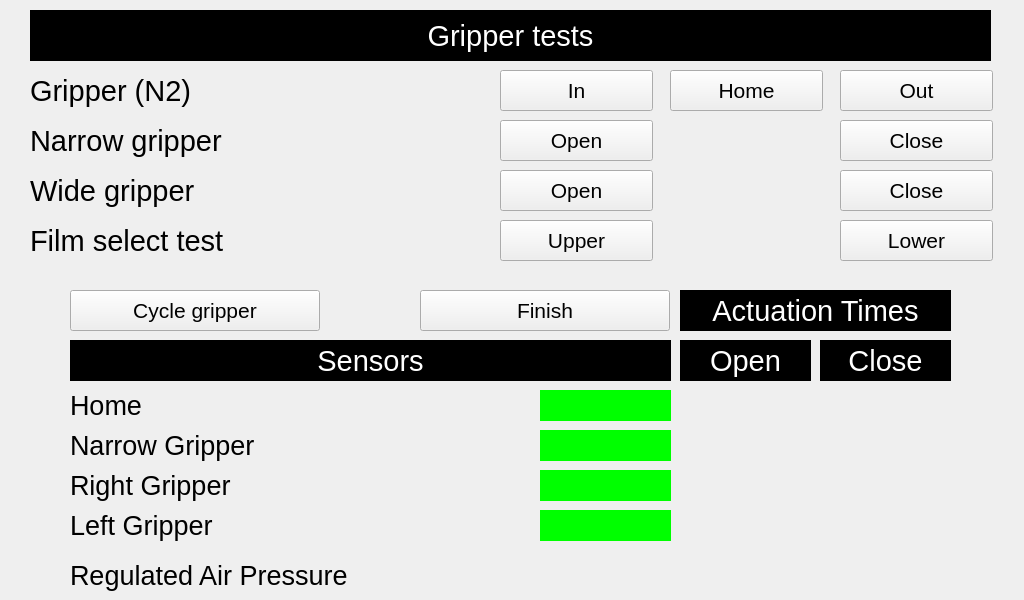
<?xml version="1.0" encoding="UTF-8"?>
<ui version="4.0">
 <class>serviceNewWrapperTestGripper</class>
 <widget class="QWidget" name="serviceNewWrapperTestGripper">
  <property name="geometry">
   <rect>
    <x>0</x>
    <y>0</y>
    <width>1024</width>
    <height>600</height>
   </rect>
  </property>
  <property name="font">
   <font>
    <pointsize>22</pointsize>
   </font>
  </property>
  <property name="windowTitle">
   <string>Form</string>
  </property>
  <widget class="QLabel" name="label">
   <property name="geometry">
    <rect>
     <x>30</x>
     <y>10</y>
     <width>961</width>
     <height>51</height>
    </rect>
   </property>
   <property name="font">
    <font>
     <pointsize>22</pointsize>
    </font>
   </property>
   <property name="styleSheet">
    <string notr="true">background-color: rgb(0, 0, 0);
color: rgb(255, 255, 255);</string>
   </property>
   <property name="text">
    <string>Gripper tests</string>
   </property>
   <property name="alignment">
    <set>Qt::AlignCenter</set>
   </property>
  </widget>
  <widget class="QLabel" name="lblPrimaryStation">
   <property name="geometry">
    <rect>
     <x>70</x>
     <y>340</y>
     <width>601</width>
     <height>41</height>
    </rect>
   </property>
   <property name="font">
    <font>
     <pointsize>22</pointsize>
    </font>
   </property>
   <property name="styleSheet">
    <string notr="true">background-color: rgb(0, 0, 0);
color: rgb(255, 255, 255);</string>
   </property>
   <property name="text">
    <string>Sensors</string>
   </property>
   <property name="alignment">
    <set>Qt::AlignCenter</set>
   </property>
  </widget>
  <widget class="QLabel" name="lblProductNumber_4">
   <property name="geometry">
    <rect>
     <x>70</x>
     <y>390</y>
     <width>411</width>
     <height>31</height>
    </rect>
   </property>
   <property name="font">
    <font>
     <pointsize>20</pointsize>
    </font>
   </property>
   <property name="text">
    <string>Home</string>
   </property>
   <property name="alignment">
    <set>Qt::AlignLeading|Qt::AlignLeft|Qt::AlignVCenter</set>
   </property>
  </widget>
  <widget class="QLabel" name="lblHomeSensor">
   <property name="geometry">
    <rect>
     <x>540</x>
     <y>390</y>
     <width>131</width>
     <height>31</height>
    </rect>
   </property>
   <property name="font">
    <font>
     <pointsize>15</pointsize>
    </font>
   </property>
   <property name="styleSheet">
    <string notr="true">background-color: rgb(0, 255, 0);
color: rgb(0, 0, 0);</string>
   </property>
   <property name="text">
    <string notr="true"/>
   </property>
   <property name="alignment">
    <set>Qt::AlignCenter</set>
   </property>
  </widget>
  <widget class="QLabel" name="lblProductNumber_2">
   <property name="geometry">
    <rect>
     <x>30</x>
     <y>70</y>
     <width>461</width>
     <height>41</height>
    </rect>
   </property>
   <property name="text">
    <string>Gripper (N2)</string>
   </property>
   <property name="alignment">
    <set>Qt::AlignLeading|Qt::AlignLeft|Qt::AlignVCenter</set>
   </property>
  </widget>
  <widget class="QLabel" name="lblProductNumber_3">
   <property name="geometry">
    <rect>
     <x>30</x>
     <y>120</y>
     <width>461</width>
     <height>41</height>
    </rect>
   </property>
   <property name="text">
    <string>Narrow gripper</string>
   </property>
   <property name="alignment">
    <set>Qt::AlignLeading|Qt::AlignLeft|Qt::AlignVCenter</set>
   </property>
  </widget>
  <widget class="QLabel" name="lblProductNumber_5">
   <property name="geometry">
    <rect>
     <x>30</x>
     <y>170</y>
     <width>461</width>
     <height>41</height>
    </rect>
   </property>
   <property name="text">
    <string>Wide gripper</string>
   </property>
   <property name="alignment">
    <set>Qt::AlignLeading|Qt::AlignLeft|Qt::AlignVCenter</set>
   </property>
  </widget>
  <widget class="QLabel" name="lblProductNumber_6">
   <property name="geometry">
    <rect>
     <x>30</x>
     <y>220</y>
     <width>461</width>
     <height>41</height>
    </rect>
   </property>
   <property name="text">
    <string>Film select test</string>
   </property>
   <property name="alignment">
    <set>Qt::AlignLeading|Qt::AlignLeft|Qt::AlignVCenter</set>
   </property>
  </widget>
  <widget class="QPushButton" name="btnGripperIn">
   <property name="geometry">
    <rect>
     <x>500</x>
     <y>70</y>
     <width>153</width>
     <height>41</height>
    </rect>
   </property>
   <property name="sizePolicy">
    <sizepolicy hsizetype="Fixed" vsizetype="Fixed">
     <horstretch>0</horstretch>
     <verstretch>0</verstretch>
    </sizepolicy>
   </property>
   <property name="minimumSize">
    <size>
     <width>153</width>
     <height>41</height>
    </size>
   </property>
   <property name="maximumSize">
    <size>
     <width>153</width>
     <height>41</height>
    </size>
   </property>
   <property name="font">
    <font>
     <pointsize>16</pointsize>
    </font>
   </property>
   <property name="text">
    <string>In</string>
   </property>
  </widget>
  <widget class="QPushButton" name="btnGripperHome">
   <property name="geometry">
    <rect>
     <x>670</x>
     <y>70</y>
     <width>153</width>
     <height>41</height>
    </rect>
   </property>
   <property name="sizePolicy">
    <sizepolicy hsizetype="Fixed" vsizetype="Fixed">
     <horstretch>0</horstretch>
     <verstretch>0</verstretch>
    </sizepolicy>
   </property>
   <property name="minimumSize">
    <size>
     <width>153</width>
     <height>41</height>
    </size>
   </property>
   <property name="maximumSize">
    <size>
     <width>153</width>
     <height>41</height>
    </size>
   </property>
   <property name="font">
    <font>
     <pointsize>16</pointsize>
    </font>
   </property>
   <property name="text">
    <string>Home</string>
   </property>
  </widget>
  <widget class="QPushButton" name="btnNarrowGripperOpen">
   <property name="geometry">
    <rect>
     <x>500</x>
     <y>120</y>
     <width>153</width>
     <height>41</height>
    </rect>
   </property>
   <property name="sizePolicy">
    <sizepolicy hsizetype="Fixed" vsizetype="Fixed">
     <horstretch>0</horstretch>
     <verstretch>0</verstretch>
    </sizepolicy>
   </property>
   <property name="minimumSize">
    <size>
     <width>153</width>
     <height>41</height>
    </size>
   </property>
   <property name="maximumSize">
    <size>
     <width>153</width>
     <height>41</height>
    </size>
   </property>
   <property name="font">
    <font>
     <pointsize>16</pointsize>
    </font>
   </property>
   <property name="text">
    <string>Open</string>
   </property>
  </widget>
  <widget class="QPushButton" name="btnWideGripperOpen">
   <property name="geometry">
    <rect>
     <x>500</x>
     <y>170</y>
     <width>153</width>
     <height>41</height>
    </rect>
   </property>
   <property name="sizePolicy">
    <sizepolicy hsizetype="Fixed" vsizetype="Fixed">
     <horstretch>0</horstretch>
     <verstretch>0</verstretch>
    </sizepolicy>
   </property>
   <property name="minimumSize">
    <size>
     <width>153</width>
     <height>41</height>
    </size>
   </property>
   <property name="maximumSize">
    <size>
     <width>153</width>
     <height>41</height>
    </size>
   </property>
   <property name="font">
    <font>
     <pointsize>16</pointsize>
    </font>
   </property>
   <property name="text">
    <string>Open</string>
   </property>
  </widget>
  <widget class="QPushButton" name="btnFilmSelectTestUpper">
   <property name="geometry">
    <rect>
     <x>500</x>
     <y>220</y>
     <width>153</width>
     <height>41</height>
    </rect>
   </property>
   <property name="sizePolicy">
    <sizepolicy hsizetype="Fixed" vsizetype="Fixed">
     <horstretch>0</horstretch>
     <verstretch>0</verstretch>
    </sizepolicy>
   </property>
   <property name="minimumSize">
    <size>
     <width>153</width>
     <height>41</height>
    </size>
   </property>
   <property name="maximumSize">
    <size>
     <width>153</width>
     <height>41</height>
    </size>
   </property>
   <property name="font">
    <font>
     <pointsize>16</pointsize>
    </font>
   </property>
   <property name="text">
    <string>Upper</string>
   </property>
  </widget>
  <widget class="QPushButton" name="btnFilmSelectTestLower">
   <property name="geometry">
    <rect>
     <x>840</x>
     <y>220</y>
     <width>153</width>
     <height>41</height>
    </rect>
   </property>
   <property name="sizePolicy">
    <sizepolicy hsizetype="Fixed" vsizetype="Fixed">
     <horstretch>0</horstretch>
     <verstretch>0</verstretch>
    </sizepolicy>
   </property>
   <property name="minimumSize">
    <size>
     <width>153</width>
     <height>41</height>
    </size>
   </property>
   <property name="maximumSize">
    <size>
     <width>153</width>
     <height>41</height>
    </size>
   </property>
   <property name="font">
    <font>
     <pointsize>16</pointsize>
    </font>
   </property>
   <property name="text">
    <string>Lower</string>
   </property>
  </widget>
  <widget class="QPushButton" name="btnNarrowGripperClose">
   <property name="geometry">
    <rect>
     <x>840</x>
     <y>120</y>
     <width>153</width>
     <height>41</height>
    </rect>
   </property>
   <property name="sizePolicy">
    <sizepolicy hsizetype="Fixed" vsizetype="Fixed">
     <horstretch>0</horstretch>
     <verstretch>0</verstretch>
    </sizepolicy>
   </property>
   <property name="minimumSize">
    <size>
     <width>153</width>
     <height>41</height>
    </size>
   </property>
   <property name="maximumSize">
    <size>
     <width>153</width>
     <height>41</height>
    </size>
   </property>
   <property name="font">
    <font>
     <pointsize>16</pointsize>
    </font>
   </property>
   <property name="text">
    <string>Close</string>
   </property>
  </widget>
  <widget class="QPushButton" name="btnGripperOut">
   <property name="geometry">
    <rect>
     <x>840</x>
     <y>70</y>
     <width>153</width>
     <height>41</height>
    </rect>
   </property>
   <property name="sizePolicy">
    <sizepolicy hsizetype="Fixed" vsizetype="Fixed">
     <horstretch>0</horstretch>
     <verstretch>0</verstretch>
    </sizepolicy>
   </property>
   <property name="minimumSize">
    <size>
     <width>153</width>
     <height>41</height>
    </size>
   </property>
   <property name="maximumSize">
    <size>
     <width>153</width>
     <height>41</height>
    </size>
   </property>
   <property name="font">
    <font>
     <pointsize>16</pointsize>
    </font>
   </property>
   <property name="text">
    <string>Out</string>
   </property>
  </widget>
  <widget class="QPushButton" name="btnWideGripperClose">
   <property name="geometry">
    <rect>
     <x>840</x>
     <y>170</y>
     <width>153</width>
     <height>41</height>
    </rect>
   </property>
   <property name="sizePolicy">
    <sizepolicy hsizetype="Fixed" vsizetype="Fixed">
     <horstretch>0</horstretch>
     <verstretch>0</verstretch>
    </sizepolicy>
   </property>
   <property name="minimumSize">
    <size>
     <width>153</width>
     <height>41</height>
    </size>
   </property>
   <property name="maximumSize">
    <size>
     <width>153</width>
     <height>41</height>
    </size>
   </property>
   <property name="font">
    <font>
     <pointsize>16</pointsize>
    </font>
   </property>
   <property name="text">
    <string>Close</string>
   </property>
  </widget>
  <widget class="QPushButton" name="btnCycleGripper">
   <property name="geometry">
    <rect>
     <x>70</x>
     <y>290</y>
     <width>250</width>
     <height>41</height>
    </rect>
   </property>
   <property name="sizePolicy">
    <sizepolicy hsizetype="Fixed" vsizetype="Fixed">
     <horstretch>0</horstretch>
     <verstretch>0</verstretch>
    </sizepolicy>
   </property>
   <property name="minimumSize">
    <size>
     <width>250</width>
     <height>41</height>
    </size>
   </property>
   <property name="maximumSize">
    <size>
     <width>250</width>
     <height>41</height>
    </size>
   </property>
   <property name="font">
    <font>
     <pointsize>16</pointsize>
    </font>
   </property>
   <property name="text">
    <string>Cycle gripper</string>
   </property>
  </widget>
  <widget class="QPushButton" name="btnFinish">
   <property name="geometry">
    <rect>
     <x>420</x>
     <y>290</y>
     <width>250</width>
     <height>41</height>
    </rect>
   </property>
   <property name="sizePolicy">
    <sizepolicy hsizetype="Fixed" vsizetype="Fixed">
     <horstretch>0</horstretch>
     <verstretch>0</verstretch>
    </sizepolicy>
   </property>
   <property name="minimumSize">
    <size>
     <width>250</width>
     <height>41</height>
    </size>
   </property>
   <property name="maximumSize">
    <size>
     <width>250</width>
     <height>41</height>
    </size>
   </property>
   <property name="font">
    <font>
     <pointsize>16</pointsize>
    </font>
   </property>
   <property name="text">
    <string>Finish</string>
   </property>
  </widget>
  <widget class="QLabel" name="lblActuation">
   <property name="geometry">
    <rect>
     <x>680</x>
     <y>290</y>
     <width>271</width>
     <height>41</height>
    </rect>
   </property>
   <property name="font">
    <font>
     <pointsize>22</pointsize>
    </font>
   </property>
   <property name="styleSheet">
    <string notr="true">background-color: rgb(0, 0, 0);
color: rgb(255, 255, 255);</string>
   </property>
   <property name="text">
    <string>Actuation Times</string>
   </property>
   <property name="alignment">
    <set>Qt::AlignCenter</set>
   </property>
  </widget>
  <widget class="QLabel" name="lblActuationOpen">
   <property name="geometry">
    <rect>
     <x>680</x>
     <y>340</y>
     <width>131</width>
     <height>41</height>
    </rect>
   </property>
   <property name="font">
    <font>
     <pointsize>22</pointsize>
    </font>
   </property>
   <property name="styleSheet">
    <string notr="true">background-color: rgb(0, 0, 0);
color: rgb(255, 255, 255);</string>
   </property>
   <property name="text">
    <string>Open</string>
   </property>
   <property name="alignment">
    <set>Qt::AlignCenter</set>
   </property>
  </widget>
  <widget class="QLabel" name="lblActuationClose">
   <property name="geometry">
    <rect>
     <x>820</x>
     <y>340</y>
     <width>131</width>
     <height>41</height>
    </rect>
   </property>
   <property name="font">
    <font>
     <pointsize>22</pointsize>
    </font>
   </property>
   <property name="styleSheet">
    <string notr="true">background-color: rgb(0, 0, 0);
color: rgb(255, 255, 255);</string>
   </property>
   <property name="text">
    <string>Close</string>
   </property>
   <property name="alignment">
    <set>Qt::AlignCenter</set>
   </property>
  </widget>
  <widget class="QLabel" name="lblProductNumber_7">
   <property name="geometry">
    <rect>
     <x>70</x>
     <y>430</y>
     <width>411</width>
     <height>31</height>
    </rect>
   </property>
   <property name="font">
    <font>
     <pointsize>20</pointsize>
    </font>
   </property>
   <property name="text">
    <string>Narrow Gripper</string>
   </property>
   <property name="alignment">
    <set>Qt::AlignLeading|Qt::AlignLeft|Qt::AlignVCenter</set>
   </property>
  </widget>
  <widget class="QLabel" name="lblProductNumber_8">
   <property name="geometry">
    <rect>
     <x>70</x>
     <y>470</y>
     <width>411</width>
     <height>31</height>
    </rect>
   </property>
   <property name="font">
    <font>
     <pointsize>20</pointsize>
    </font>
   </property>
   <property name="text">
    <string>Right Gripper</string>
   </property>
   <property name="alignment">
    <set>Qt::AlignLeading|Qt::AlignLeft|Qt::AlignVCenter</set>
   </property>
  </widget>
  <widget class="QLabel" name="lblProductNumber_9">
   <property name="geometry">
    <rect>
     <x>70</x>
     <y>510</y>
     <width>411</width>
     <height>31</height>
    </rect>
   </property>
   <property name="font">
    <font>
     <pointsize>20</pointsize>
    </font>
   </property>
   <property name="text">
    <string>Left Gripper</string>
   </property>
   <property name="alignment">
    <set>Qt::AlignLeading|Qt::AlignLeft|Qt::AlignVCenter</set>
   </property>
  </widget>
  <widget class="QLabel" name="lblNarrowGripperSensor">
   <property name="geometry">
    <rect>
     <x>540</x>
     <y>430</y>
     <width>131</width>
     <height>31</height>
    </rect>
   </property>
   <property name="font">
    <font>
     <pointsize>15</pointsize>
    </font>
   </property>
   <property name="styleSheet">
    <string notr="true">background-color: rgb(0, 255, 0);
color: rgb(0, 0, 0);</string>
   </property>
   <property name="text">
    <string notr="true"/>
   </property>
   <property name="alignment">
    <set>Qt::AlignCenter</set>
   </property>
  </widget>
  <widget class="QLabel" name="lblRightGripperSensor">
   <property name="geometry">
    <rect>
     <x>540</x>
     <y>470</y>
     <width>131</width>
     <height>31</height>
    </rect>
   </property>
   <property name="font">
    <font>
     <pointsize>15</pointsize>
    </font>
   </property>
   <property name="styleSheet">
    <string notr="true">background-color: rgb(0, 255, 0);
color: rgb(0, 0, 0);</string>
   </property>
   <property name="text">
    <string notr="true"/>
   </property>
   <property name="alignment">
    <set>Qt::AlignCenter</set>
   </property>
  </widget>
  <widget class="QLabel" name="lblLeftGripperSensor">
   <property name="geometry">
    <rect>
     <x>540</x>
     <y>510</y>
     <width>131</width>
     <height>31</height>
    </rect>
   </property>
   <property name="font">
    <font>
     <pointsize>15</pointsize>
    </font>
   </property>
   <property name="styleSheet">
    <string notr="true">background-color: rgb(0, 255, 0);
color: rgb(0, 0, 0);</string>
   </property>
   <property name="text">
    <string notr="true"/>
   </property>
   <property name="alignment">
    <set>Qt::AlignCenter</set>
   </property>
  </widget>
  <widget class="QLabel" name="lblProductNumber_10">
   <property name="geometry">
    <rect>
     <x>70</x>
     <y>560</y>
     <width>411</width>
     <height>31</height>
    </rect>
   </property>
   <property name="font">
    <font>
     <pointsize>20</pointsize>
    </font>
   </property>
   <property name="text">
    <string>Regulated Air Pressure</string>
   </property>
   <property name="alignment">
    <set>Qt::AlignLeading|Qt::AlignLeft|Qt::AlignVCenter</set>
   </property>
  </widget>
  <widget class="QLabel" name="lblRegulatedAirPressure">
   <property name="geometry">
    <rect>
     <x>540</x>
     <y>560</y>
     <width>131</width>
     <height>31</height>
    </rect>
   </property>
   <property name="font">
    <font>
     <pointsize>20</pointsize>
    </font>
   </property>
   <property name="text">
    <string/>
   </property>
   <property name="alignment">
    <set>Qt::AlignCenter</set>
   </property>
  </widget>
  <widget class="QLabel" name="lblNarrowOpen">
   <property name="geometry">
    <rect>
     <x>680</x>
     <y>430</y>
     <width>131</width>
     <height>31</height>
    </rect>
   </property>
   <property name="font">
    <font>
     <pointsize>20</pointsize>
    </font>
   </property>
   <property name="text">
    <string/>
   </property>
   <property name="alignment">
    <set>Qt::AlignCenter</set>
   </property>
  </widget>
  <widget class="QLabel" name="lblNarrowClose">
   <property name="geometry">
    <rect>
     <x>820</x>
     <y>430</y>
     <width>131</width>
     <height>31</height>
    </rect>
   </property>
   <property name="font">
    <font>
     <pointsize>20</pointsize>
    </font>
   </property>
   <property name="text">
    <string/>
   </property>
   <property name="alignment">
    <set>Qt::AlignCenter</set>
   </property>
  </widget>
  <widget class="QLabel" name="lblRightOpen">
   <property name="geometry">
    <rect>
     <x>680</x>
     <y>470</y>
     <width>131</width>
     <height>31</height>
    </rect>
   </property>
   <property name="font">
    <font>
     <pointsize>20</pointsize>
    </font>
   </property>
   <property name="text">
    <string/>
   </property>
   <property name="alignment">
    <set>Qt::AlignCenter</set>
   </property>
  </widget>
  <widget class="QLabel" name="lblRightClose">
   <property name="geometry">
    <rect>
     <x>820</x>
     <y>470</y>
     <width>131</width>
     <height>31</height>
    </rect>
   </property>
   <property name="font">
    <font>
     <pointsize>20</pointsize>
    </font>
   </property>
   <property name="text">
    <string/>
   </property>
   <property name="alignment">
    <set>Qt::AlignCenter</set>
   </property>
  </widget>
  <widget class="QLabel" name="lblLeftOpen">
   <property name="geometry">
    <rect>
     <x>680</x>
     <y>510</y>
     <width>131</width>
     <height>31</height>
    </rect>
   </property>
   <property name="font">
    <font>
     <pointsize>20</pointsize>
    </font>
   </property>
   <property name="text">
    <string/>
   </property>
   <property name="alignment">
    <set>Qt::AlignCenter</set>
   </property>
  </widget>
  <widget class="QLabel" name="lblLeftClose">
   <property name="geometry">
    <rect>
     <x>820</x>
     <y>510</y>
     <width>131</width>
     <height>31</height>
    </rect>
   </property>
   <property name="font">
    <font>
     <pointsize>20</pointsize>
    </font>
   </property>
   <property name="text">
    <string/>
   </property>
   <property name="alignment">
    <set>Qt::AlignCenter</set>
   </property>
  </widget>
 </widget>
 <resources/>
 <connections/>
</ui>
